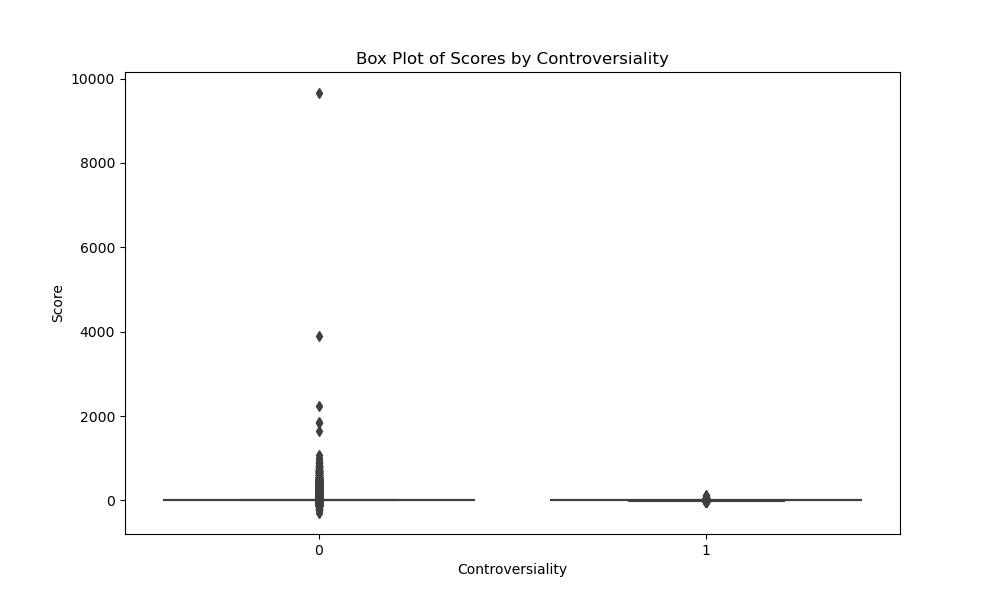

This chart was generated by the following Python code:
import pandas as pd
import matplotlib.pyplot as plt
import seaborn as sns

df = pd.read_csv('/Users/kevinsherla/AAAA/USC/CSCI DEEEEEEEEP L/STEP 1/elonmusk/kev reddit?/reddit_data_comments.csv')

plt.figure(figsize=(10, 6))
sns.boxplot(x='controversiality', y='score', data=df)
plt.title('Box Plot of Scores by Controversiality')
plt.xlabel('Controversiality')
plt.ylabel('Score')
plt.show()
